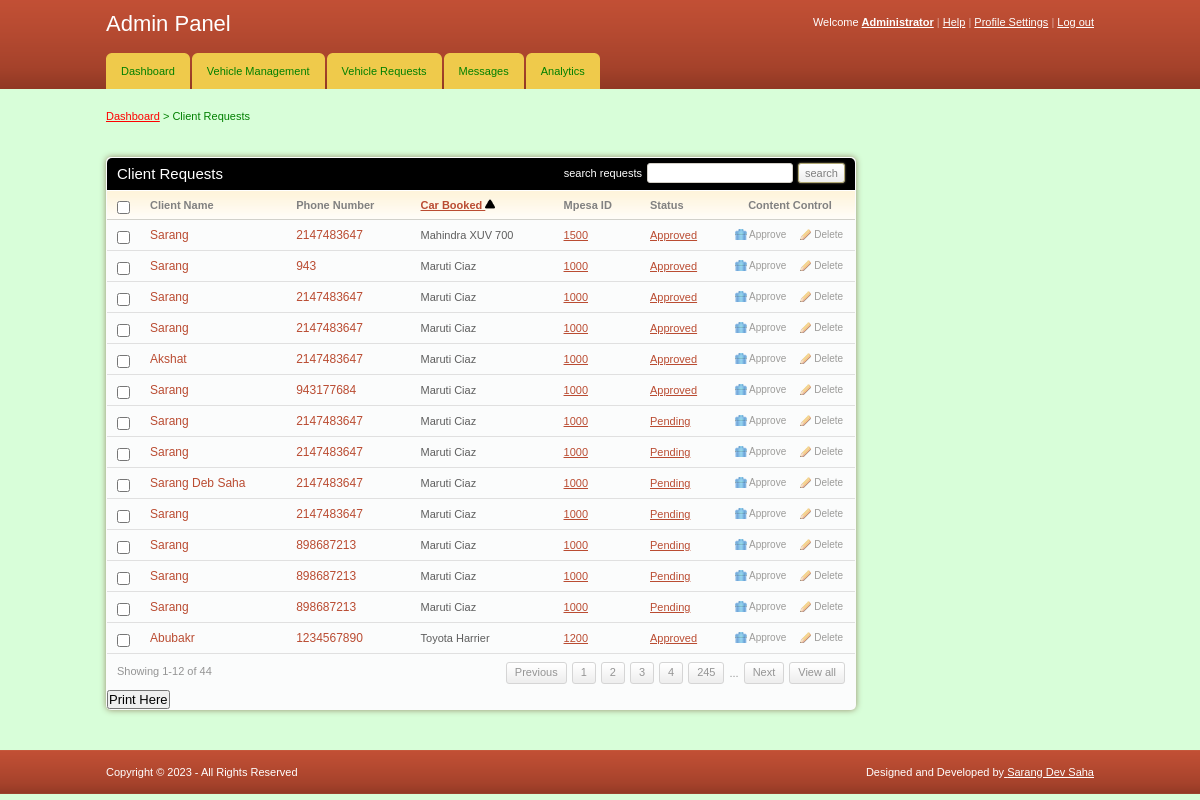
/admin/requests_asc.php (signed in), run on the app's committed database.
### tables this page shows
CREATE TABLE `client` (
  `client_id` int(11) NOT NULL,
  `fname` varchar(255) NOT NULL,
  `email` varchar(255) NOT NULL,
  `id_no` int(11) NOT NULL,
  `phone` int(11) NOT NULL,
  `location` varchar(255) NOT NULL,
  `gender` varchar(255) NOT NULL,
  `car_id` int(11) NOT NULL,
  `status` varchar(255) NOT NULL,
  `mpesa` varchar(255) NOT NULL,
  `date_from` date NOT NULL,
  `date_to` date NOT NULL
);

CREATE TABLE `cars` (
  `car_id` int(11) NOT NULL,
  `car_name` varchar(255) NOT NULL,
  `car_type` varchar(255) NOT NULL,
  `image` text NOT NULL,
  `hire_cost` int(11) NOT NULL,
  `car_no` varchar(15) NOT NULL,
  `capacity` int(11) NOT NULL,
  `status` varchar(255) NOT NULL
);

### admin/requests_asc.php (the view, shortened to what this page needs)
<!DOCTYPE html PUBLIC "-//W3C//DTD XHTML 1.0 Transitional//EN" "http://www.w3.org/TR/xhtml1/DTD/xhtml1-transitional.dtd">
<html xmlns="http://www.w3.org/1999/xhtml">
<head>
	<link rel="stylesheet" href="css/style.css" type="text/css" media="all" />
</head>
<body>
<div id="header">
	<div class="shell">
		<?php
			include 'menu.php';
		?>
	</div>
</div>
<div id="container">
	<div class="shell">
		<div class="small-nav">
			<a href="index.php">Dashboard</a>
			<span>&gt;</span>
			Client Requests
		</div>
		<br />
		<div id="main">
			<div id="content">
				<div class="box">
					<div class="box-head">
						<h2 class="left">Client Requests</h2>
						<div class="right">
							<label>search requests</label>
							<input type="text" class="field small-field" />
							<input type="submit" class="button" value="search" />
						</div>
					</div>
					<div class="table">
						<table width="100%" style="border: 0" cellspacing="0" cellpadding="0">
							<tr>
								<th width="13"><input type="checkbox" class="checkbox" /></th>
								<th>Client Name</th>
								<th>Phone Number</th>
								<th><a href="requests_desc.php">Car Booked  <img src="../img/up.png" width="10" height="10"></th>
								<th>Mpesa ID</th>
								<th>Status</th>
								<th width="110" class="ac">Content Control</th>
							</tr>
							<?php
								include '../includes/config.php';
								$select = "SELECT client.client_id,client.fname,client.phone,cars.car_name,cars.hire_cost,client.status
										FROM client JOIN cars ON client.car_id=cars.car_id ORDER BY car_name ASC";
								$result = $conn->query($select);
								while($row = $result->fetch_assoc()){
							?>
							<tr>
								<td><input type="checkbox" class="checkbox" /></td>
								<td><h3><a href="#"><?php echo $row['fname'] ?></a></h3></td>
								<td><h3><a href="#"><?php echo $row['phone'] ?></a></h3></td>
								<td><?php echo $row['car_name'] ?></td>
								<td><a href="#"><?php echo $row['hire_cost'] ?></a></td>
								<td><a href="#"><?php echo $row['status'] ?></a></td>
								<td><a href="javascript:sureToApprove(<?php echo $row['client_id'];?>)" class="ico del">Approve</a><a href="javascript:sureToDelete(<?php echo $row['client_id'];?>)" class="ico edit">Delete</a></td>
							</tr>
							<?php
								}
							?>
						</table>
						<div class="pagging">
							<div class="left">Showing 1-12 of 44</div>
							<div class="right">
								<a href="#">Previous</a>
								<a href="#">1</a>
								<a href="#">2</a>
								<a href="#">3</a>
								<a href="#">4</a>
								<a href="#">245</a>
								<span>...</span>
								<a href="#">Next</a>
								<a href="#">View all</a>
							</div>
						</div>
					</div>
					<h2><input type="submit" onclick="window.print()" value="Print Here" /></h2>
				</div>
			</div>
		</div>
	</div>
</div>
<div id="footer">
	<div class="shell">
		<span class="left">Copyright &copy; <?php echo date("Y"); ?> - All Rights Reserved</span>
		<span class="right">
			Designed and Developed by<a href= "https://www.instagram.com/sarang_1407/"> Sarang Dev Saha </a>
		</span>
	</div>
</div>
</body>
</html>

### admin/css/style.css (style rules this page uses)
* { padding:0; margin:0; outline:0; }
body { background:#D8FED9; font-family: Verdana, sans-serif; font-size:11px; line-height:14px; color:#5e5e5e; }
input, textarea, select { font-family: Verdana, sans-serif; font-size:13px; }
.field { border:solid 1px #d3cfc7; background:#fff; padding:5px; }
.small-field { border:solid 1px #d3cfc7; background:#fff; padding:3px 1px; font-size:11px; }
.checkbox { width:13px; height:13px; vertical-align:top; position:relative; top:2px; }
.button { background:#eee url(images/button.gif) repeat-x 0 0; border:solid 1px #b1a874; color:#7f7f7f; font-size:11px; padding:2px 6px 2px 6px; cursor:pointer; line-height:14px !important; }
a img { border:0; }
a { color:#ba4c32; text-decoration: underline; cursor:pointer; }
.left, .alignleft { float:left; display:inline; }
.right, .alignright { float:right; display:inline; }
.ac { text-align: center !important; }
h2 { font-size:15px; font-weight: normal; }
h3 { font-size:12px; line-height:14px; font-weight: normal; }
h3 a { text-decoration: none; }
.shell { width:988px; margin:0 auto; }
#header { height:89px; background:url(images/header.gif); white-space:nowrap; }
#container { padding:20px 0; }
.small-nav { color: green; padding-bottom:20px; }
.small-nav a { color: red; }
#content { float:left; width:750px; }
.table th { background:#fffdfa url(images/th.gif) repeat-x 0 0; color:#818181; text-align: left; padding:7px 10px; border-bottom:solid 1px #d2d1cb; }
.table td { background:#fbfcfc; border-bottom:solid 1px #e0e0e0; padding:8px 10px; }
.box { background:#fbfcfc; height:100%; padding:1px; margin-bottom:20px; }
.box-head { background:black; height:32px; color:#fff; padding: 0 10px; line-height:32px; white-space:nowrap; border-bottom:solid 1px #fff; }
.box-head .right { padding-top:5px; line-height:13px; }
.box-head .right label, .box-head .right input { float:left; }
.box-head .right label { padding:4px 0 0 0; }
.box-head .right input { margin-left:5px; }
.pagging { height:20px; padding:8px 10px; line-height:19px; color:#949494; }
.pagging a { background:url(images/pagging.gif) repeat-x 0 0; height:20px; float:left; padding:0 8px; border:solid 1px #d5d5d5; text-decoration: none; color:#949494; margin-left:5px; }
.pagging span { float:left; margin-left:5px; padding-top:2px; }
a.ico { color:#9d9c9a; font-size:10px; text-decoration: none; padding:0 0 0 14px; background-repeat:no-repeat; background-position:0 0; }
a.del { background-image:url(images/del.gif) }
a.edit { background-image:url(images/edit.gif); margin-left:14px; }
#footer { height:44px; background:url(images/footer.gif); line-height:44px; color:#fff; }
#footer a { color:#fff; }
.box { -moz-border-radius:5px; -webkit-border-radius:5px; -moz-box-shadow: 0 0 6px #978f6c; -webkit-box-shadow: 0 0 6px #978f6c; }
.box-head { -moz-border-radius-topleft:5px; -moz-border-radius-topright:5px; -webkit-border-top-left-radius:5px; -webkit-border-top-right-radius:5px; }
.field, .button { -moz-border-radius:4px; -webkit-border-radius:4px; }
.small-field, .button, .pagging a { -moz-border-radius:3px; -webkit-border-radius:3px; }
.button { -moz-box-shadow: 0 0 2px #978f6c; -webkit-box-shadow: 0 0 2px #978f6c; }

### data on the page
client: fname "Sarang", phone "2147483647", car.car_name "Mahindra XUV 700", car.hire_cost "1500", status "Approved"
client: fname "Sarang", phone "943", car.car_name "Maruti Ciaz", car.hire_cost "1000", status "Approved"
client: fname "Sarang", phone "2147483647", car.car_name "Maruti Ciaz", car.hire_cost "1000", status "Approved"
client: fname "Sarang", phone "2147483647", car.car_name "Maruti Ciaz", car.hire_cost "1000", status "Approved"
client: fname "Akshat", phone "2147483647", car.car_name "Maruti Ciaz", car.hire_cost "1000", status "Approved"
client: fname "Sarang", phone "943177684", car.car_name "Maruti Ciaz", car.hire_cost "1000", status "Approved"
client: fname "Sarang", phone "2147483647", car.car_name "Maruti Ciaz", car.hire_cost "1000", status "Pending"
client: fname "Sarang", phone "2147483647", car.car_name "Maruti Ciaz", car.hire_cost "1000", status "Pending"
client: fname "Sarang Deb Saha", phone "2147483647", car.car_name "Maruti Ciaz", car.hire_cost "1000", status "Pending"
client: fname "Sarang", phone "2147483647", car.car_name "Maruti Ciaz", car.hire_cost "1000", status "Pending"
client: fname "Sarang", phone "898687213", car.car_name "Maruti Ciaz", car.hire_cost "1000", status "Pending"
client: fname "Sarang", phone "898687213", car.car_name "Maruti Ciaz", car.hire_cost "1000", status "Pending"
client: fname "Sarang", phone "898687213", car.car_name "Maruti Ciaz", car.hire_cost "1000", status "Pending"
client: fname "Abubakr", phone "1234567890", car.car_name "Toyota Harrier", car.hire_cost "1200", status "Approved"
